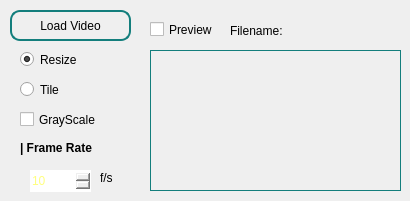
   <widget class="QWidget" name="tab_7">
    <attribute name="title">
     <string>Video</string>
    </attribute>
    <widget class="QPushButton" name="pb_load_phero_video">
     <property name="geometry">
      <rect>
       <x>10</x>
       <y>10</y>
       <width>121</width>
       <height>31</height>
      </rect>
     </property>
     <property name="styleSheet">
      <string notr="true">border: 2px solid rgb(19, 126, 124);
border-radius:10px;</string>
     </property>
     <property name="text">
      <string>Load Video</string>
     </property>
    </widget>
    <widget class="QLabel" name="label_video_filename">
     <property name="geometry">
      <rect>
       <x>230</x>
       <y>20</y>
       <width>171</width>
       <height>21</height>
      </rect>
     </property>
     <property name="text">
      <string>Filename:</string>
     </property>
    </widget>
    <widget class="QCheckBox" name="cb_video_gray">
     <property name="geometry">
      <rect>
       <x>20</x>
       <y>110</y>
       <width>101</width>
       <height>19</height>
      </rect>
     </property>
     <property name="text">
      <string>GrayScale</string>
     </property>
    </widget>
    <widget class="QRadioButton" name="rb_video_tile">
     <property name="geometry">
      <rect>
       <x>20</x>
       <y>80</y>
       <width>61</width>
       <height>19</height>
      </rect>
     </property>
     <property name="text">
      <string>Tile</string>
     </property>
     <property name="checked">
      <bool>false</bool>
     </property>
    </widget>
    <widget class="QRadioButton" name="rb_video_resize">
     <property name="geometry">
      <rect>
       <x>20</x>
       <y>50</y>
       <width>81</width>
       <height>19</height>
      </rect>
     </property>
     <property name="text">
      <string>Resize</string>
     </property>
     <property name="checked">
      <bool>true</bool>
     </property>
    </widget>
    <widget class="QSpinBox" name="spinBox_led_v_frame_rate_2">
     <property name="geometry">
      <rect>
       <x>30</x>
       <y>170</y>
       <width>61</width>
       <height>22</height>
      </rect>
     </property>
     <property name="styleSheet">
      <string notr="true">border: 2px soild rgb(19, 126, 124);
color: rgb(255, 255, 127);
</string>
     </property>
     <property name="maximum">
      <number>60</number>
     </property>
     <property name="value">
      <number>10</number>
     </property>
     <property name="displayIntegerBase">
      <number>10</number>
     </property>
    </widget>
    <widget class="QLabel" name="label_56">
     <property name="geometry">
      <rect>
       <x>20</x>
       <y>140</y>
       <width>181</width>
       <height>16</height>
      </rect>
     </property>
     <property name="font">
      <font>
       <weight>75</weight>
       <bold>true</bold>
      </font>
     </property>
     <property name="text">
      <string>| Frame Rate</string>
     </property>
    </widget>
    <widget class="QLabel" name="label_57">
     <property name="geometry">
      <rect>
       <x>100</x>
       <y>170</y>
       <width>31</width>
       <height>16</height>
      </rect>
     </property>
     <property name="text">
      <string>f/s</string>
     </property>
    </widget>
    <widget class="QLabel" name="label_video">
     <property name="geometry">
      <rect>
       <x>150</x>
       <y>50</y>
       <width>251</width>
       <height>141</height>
      </rect>
     </property>
     <property name="styleSheet">
      <string notr="true">border:1px solid rgb(19, 126, 124);</string>
     </property>
     <property name="text">
      <string/>
     </property>
     <property name="scaledContents">
      <bool>true</bool>
     </property>
    </widget>
    <widget class="QCheckBox" name="cb_video_preview">
     <property name="geometry">
      <rect>
       <x>150</x>
       <y>20</y>
       <width>71</width>
       <height>19</height>
      </rect>
     </property>
     <property name="text">
      <string>Preview</string>
     </property>
    </widget>
   </widget>
